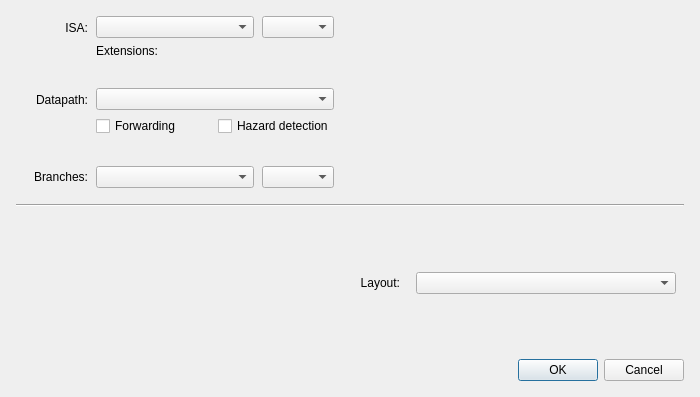
<?xml version="1.0" encoding="UTF-8"?>
<ui version="4.0">
 <class>Ripes::ProcessorSelectionDialog</class>
 <widget class="QDialog" name="Ripes::ProcessorSelectionDialog">
  <property name="geometry">
   <rect>
    <x>0</x>
    <y>0</y>
    <width>700</width>
    <height>397</height>
   </rect>
  </property>
  <property name="windowTitle">
   <string>Dialog</string>
  </property>
  <layout class="QVBoxLayout" name="verticalLayout_2">
   <property name="spacing">
    <number>16</number>
   </property>
   <property name="leftMargin">
    <number>16</number>
   </property>
   <property name="topMargin">
    <number>16</number>
   </property>
   <property name="rightMargin">
    <number>16</number>
   </property>
   <property name="bottomMargin">
    <number>16</number>
   </property>
   <item>
    <layout class="QHBoxLayout" name="topBox">
     <property name="spacing">
      <number>24</number>
     </property>
     <item>
      <layout class="QFormLayout" name="configForm">
       <property name="horizontalSpacing">
        <number>8</number>
       </property>
       <property name="verticalSpacing">
        <number>6</number>
       </property>
       <item row="0" column="0">
        <widget class="QLabel" name="isaLabel">
         <property name="sizePolicy">
          <sizepolicy hsizetype="Minimum" vsizetype="Minimum">
           <horstretch>0</horstretch>
           <verstretch>0</verstretch>
          </sizepolicy>
         </property>
         <property name="minimumSize">
          <size>
           <width>72</width>
           <height>0</height>
          </size>
         </property>
         <property name="text">
          <string>ISA:</string>
         </property>
         <property name="alignment">
          <set>Qt::AlignmentFlag::AlignRight|Qt::AlignmentFlag::AlignTrailing|Qt::AlignmentFlag::AlignVCenter</set>
         </property>
        </widget>
       </item>
       <item row="0" column="1">
        <layout class="QVBoxLayout" name="isaBox">
         <property name="spacing">
          <number>6</number>
         </property>
         <item>
          <layout class="QHBoxLayout" name="isaBaseBox">
           <property name="spacing">
            <number>8</number>
           </property>
           <item>
            <widget class="QComboBox" name="isa">
             <property name="sizePolicy">
              <sizepolicy hsizetype="MinimumExpanding" vsizetype="Fixed">
               <horstretch>0</horstretch>
               <verstretch>0</verstretch>
              </sizepolicy>
             </property>
            </widget>
           </item>
           <item>
            <widget class="QComboBox" name="xlen">
             <property name="minimumSize">
              <size>
               <width>72</width>
               <height>0</height>
              </size>
             </property>
            </widget>
           </item>
          </layout>
         </item>
         <item>
          <layout class="QHBoxLayout" name="isaExtensionsBox" stretch="0,1">
           <property name="spacing">
            <number>8</number>
           </property>
           <item>
            <widget class="QLabel" name="label">
             <property name="sizePolicy">
              <sizepolicy hsizetype="Minimum" vsizetype="Minimum">
               <horstretch>0</horstretch>
               <verstretch>0</verstretch>
              </sizepolicy>
             </property>
             <property name="text">
              <string>Extensions:</string>
             </property>
            </widget>
           </item>
           <item>
            <layout class="QHBoxLayout" name="extensions">
             <property name="spacing">
              <number>8</number>
             </property>
            </layout>
           </item>
          </layout>
         </item>
        </layout>
       </item>
       <item row="2" column="0">
        <widget class="QLabel" name="datapathLabel">
         <property name="sizePolicy">
          <sizepolicy hsizetype="Minimum" vsizetype="Minimum">
           <horstretch>0</horstretch>
           <verstretch>0</verstretch>
          </sizepolicy>
         </property>
         <property name="minimumSize">
          <size>
           <width>72</width>
           <height>0</height>
          </size>
         </property>
         <property name="text">
          <string>Datapath:</string>
         </property>
         <property name="alignment">
          <set>Qt::AlignmentFlag::AlignRight|Qt::AlignmentFlag::AlignTrailing|Qt::AlignmentFlag::AlignVCenter</set>
         </property>
        </widget>
       </item>
       <item row="2" column="1">
        <layout class="QVBoxLayout" name="datapathBox">
         <property name="spacing">
          <number>6</number>
         </property>
         <item>
          <widget class="QComboBox" name="datapath">
           <property name="sizePolicy">
            <sizepolicy hsizetype="MinimumExpanding" vsizetype="Fixed">
             <horstretch>0</horstretch>
             <verstretch>0</verstretch>
            </sizepolicy>
           </property>
          </widget>
         </item>
         <item>
          <layout class="QHBoxLayout" name="datapathOptionsBox">
           <item>
            <widget class="QCheckBox" name="hasForwarding">
             <property name="sizePolicy">
              <sizepolicy hsizetype="Minimum" vsizetype="Minimum">
               <horstretch>0</horstretch>
               <verstretch>0</verstretch>
              </sizepolicy>
             </property>
             <property name="text">
              <string>Forwarding</string>
             </property>
            </widget>
           </item>
           <item>
            <widget class="QCheckBox" name="hasHazardDetection">
             <property name="sizePolicy">
              <sizepolicy hsizetype="Minimum" vsizetype="Minimum">
               <horstretch>0</horstretch>
               <verstretch>0</verstretch>
              </sizepolicy>
             </property>
             <property name="text">
              <string>Hazard detection</string>
             </property>
            </widget>
           </item>
          </layout>
         </item>
        </layout>
       </item>
       <item row="4" column="0">
        <widget class="QLabel" name="branchesLabel">
         <property name="sizePolicy">
          <sizepolicy hsizetype="Minimum" vsizetype="Minimum">
           <horstretch>0</horstretch>
           <verstretch>0</verstretch>
          </sizepolicy>
         </property>
         <property name="minimumSize">
          <size>
           <width>72</width>
           <height>0</height>
          </size>
         </property>
         <property name="text">
          <string>Branches:</string>
         </property>
         <property name="alignment">
          <set>Qt::AlignmentFlag::AlignRight|Qt::AlignmentFlag::AlignTrailing|Qt::AlignmentFlag::AlignVCenter</set>
         </property>
        </widget>
       </item>
       <item row="4" column="1">
        <layout class="QHBoxLayout" name="branchesBox">
         <property name="spacing">
          <number>8</number>
         </property>
         <item>
          <widget class="QComboBox" name="branchStrategy">
           <property name="sizePolicy">
            <sizepolicy hsizetype="MinimumExpanding" vsizetype="Fixed">
             <horstretch>0</horstretch>
             <verstretch>0</verstretch>
            </sizepolicy>
           </property>
          </widget>
         </item>
         <item>
          <widget class="QComboBox" name="branchSlots">
           <property name="minimumSize">
            <size>
             <width>72</width>
             <height>0</height>
            </size>
           </property>
          </widget>
         </item>
        </layout>
       </item>
       <item row="1" column="1">
        <spacer name="verticalSpacer">
         <property name="orientation">
          <enum>Qt::Orientation::Vertical</enum>
         </property>
         <property name="sizeType">
          <enum>QSizePolicy::Policy::MinimumExpanding</enum>
         </property>
         <property name="sizeHint" stdset="0">
          <size>
           <width>0</width>
           <height>0</height>
          </size>
         </property>
        </spacer>
       </item>
       <item row="3" column="1">
        <spacer name="verticalSpacer_2">
         <property name="orientation">
          <enum>Qt::Orientation::Vertical</enum>
         </property>
         <property name="sizeType">
          <enum>QSizePolicy::Policy::MinimumExpanding</enum>
         </property>
         <property name="sizeHint" stdset="0">
          <size>
           <width>0</width>
           <height>0</height>
          </size>
         </property>
        </spacer>
       </item>
      </layout>
     </item>
     <item>
      <widget class="QLabel" name="description">
       <property name="sizePolicy">
        <sizepolicy hsizetype="MinimumExpanding" vsizetype="Minimum">
         <horstretch>0</horstretch>
         <verstretch>0</verstretch>
        </sizepolicy>
       </property>
       <property name="minimumSize">
        <size>
         <width>272</width>
         <height>0</height>
        </size>
       </property>
       <property name="text">
        <string/>
       </property>
       <property name="wordWrap">
        <bool>true</bool>
       </property>
      </widget>
     </item>
     <item>
      <spacer name="horizontalSpacer_3">
       <property name="orientation">
        <enum>Qt::Orientation::Horizontal</enum>
       </property>
       <property name="sizeType">
        <enum>QSizePolicy::Policy::Fixed</enum>
       </property>
       <property name="sizeHint" stdset="0">
        <size>
         <width>8</width>
         <height>0</height>
        </size>
       </property>
      </spacer>
     </item>
    </layout>
   </item>
   <item>
    <widget class="Line" name="line">
     <property name="orientation">
      <enum>Qt::Orientation::Horizontal</enum>
     </property>
    </widget>
   </item>
   <item>
    <layout class="QHBoxLayout" name="bottomBox">
     <property name="spacing">
      <number>16</number>
     </property>
     <item>
      <widget class="Ripes::RegisterInitializationWidget" name="regInitWidget" native="true">
       <property name="sizePolicy">
        <sizepolicy hsizetype="MinimumExpanding" vsizetype="Minimum">
         <horstretch>0</horstretch>
         <verstretch>2</verstretch>
        </sizepolicy>
       </property>
       <property name="minimumSize">
        <size>
         <width>320</width>
         <height>120</height>
        </size>
       </property>
      </widget>
     </item>
     <item>
      <spacer name="horizontalSpacer">
       <property name="orientation">
        <enum>Qt::Orientation::Horizontal</enum>
       </property>
       <property name="sizeType">
        <enum>QSizePolicy::Policy::Minimum</enum>
       </property>
       <property name="sizeHint" stdset="0">
        <size>
         <width>8</width>
         <height>0</height>
        </size>
       </property>
      </spacer>
     </item>
     <item>
      <widget class="QLabel" name="layoutLabel">
       <property name="sizePolicy">
        <sizepolicy hsizetype="Minimum" vsizetype="Preferred">
         <horstretch>0</horstretch>
         <verstretch>0</verstretch>
        </sizepolicy>
       </property>
       <property name="text">
        <string>Layout:</string>
       </property>
       <property name="alignment">
        <set>Qt::AlignmentFlag::AlignRight|Qt::AlignmentFlag::AlignTrailing|Qt::AlignmentFlag::AlignVCenter</set>
       </property>
      </widget>
     </item>
     <item>
      <widget class="QComboBox" name="layout">
       <property name="sizePolicy">
        <sizepolicy hsizetype="MinimumExpanding" vsizetype="Fixed">
         <horstretch>0</horstretch>
         <verstretch>0</verstretch>
        </sizepolicy>
       </property>
       <property name="minimumSize">
        <size>
         <width>128</width>
         <height>0</height>
        </size>
       </property>
      </widget>
     </item>
     <item>
      <spacer name="horizontalSpacer_2">
       <property name="orientation">
        <enum>Qt::Orientation::Horizontal</enum>
       </property>
       <property name="sizeType">
        <enum>QSizePolicy::Policy::Fixed</enum>
       </property>
       <property name="sizeHint" stdset="0">
        <size>
         <width>8</width>
         <height>0</height>
        </size>
       </property>
      </spacer>
     </item>
    </layout>
   </item>
   <item>
    <widget class="QDialogButtonBox" name="buttonBox">
     <property name="orientation">
      <enum>Qt::Orientation::Horizontal</enum>
     </property>
     <property name="standardButtons">
      <set>QDialogButtonBox::StandardButton::Cancel|QDialogButtonBox::StandardButton::Ok</set>
     </property>
    </widget>
   </item>
  </layout>
 </widget>
 <customwidgets>
  <customwidget>
   <class>Ripes::RegisterInitializationWidget</class>
   <extends>QWidget</extends>
   <header>registerinitializationwidget.h</header>
   <container>1</container>
  </customwidget>
 </customwidgets>
 <resources/>
 <connections>
  <connection>
   <sender>buttonBox</sender>
   <signal>accepted()</signal>
   <receiver>Ripes::ProcessorSelectionDialog</receiver>
   <slot>accept()</slot>
   <hints>
    <hint type="sourcelabel">
     <x>248</x>
     <y>254</y>
    </hint>
    <hint type="destinationlabel">
     <x>157</x>
     <y>274</y>
    </hint>
   </hints>
  </connection>
  <connection>
   <sender>buttonBox</sender>
   <signal>rejected()</signal>
   <receiver>Ripes::ProcessorSelectionDialog</receiver>
   <slot>reject()</slot>
   <hints>
    <hint type="sourcelabel">
     <x>316</x>
     <y>260</y>
    </hint>
    <hint type="destinationlabel">
     <x>286</x>
     <y>274</y>
    </hint>
   </hints>
  </connection>
 </connections>
</ui>
